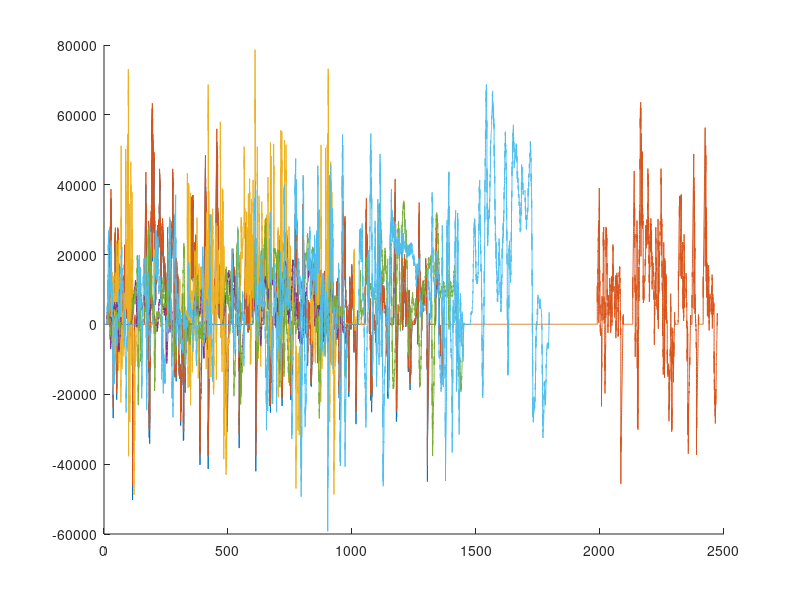

Reproduce this figure in MATLAB.
% Power Demand
load Drive-Cycle/FTP72_Power.mat
load Drive-Cycle/FTP75_Power.mat
load Drive-Cycle/HUDDS_Power.mat
load Drive-Cycle/WLTP_Class1_Power.mat
load Drive-Cycle/WLTP_Class2_Power.mat
load Drive-Cycle/WLTP_Class3_Power.mat

figure(1)
hold on
plot(FTP72.time, FTP72.signals.values);
plot(FTP75.time, FTP75.signals.values);
plot(HUDDS.time, HUDDS.signals.values);
plot(WLTP_Class_1.time, WLTP_Class_1.signals.values);
plot(WLTP_Class_2.time, WLTP_Class_2.signals.values);
plot(WLTP_Class_3.time, WLTP_Class_3.signals.values);

FTP72_max = max(FTP72.signals.values);
FTP75_max = max(FTP75.signals.values);
HUDDS_max = max(HUDDS.signals.values);
WLTP_Class_1_max = max(WLTP_Class_1.signals.values);
WLTP_Class_2_max = max(WLTP_Class_2.signals.values);
WLTP_Class_3_max = max(WLTP_Class_3.signals.values);

list = [
    FTP72_max, ...
    FTP75_max HUDDS_max, ...
    WLTP_Class_1_max, ...
    WLTP_Class_2_max, ...
    WLTP_Class_3_max, ...
];

max_value = max(list)